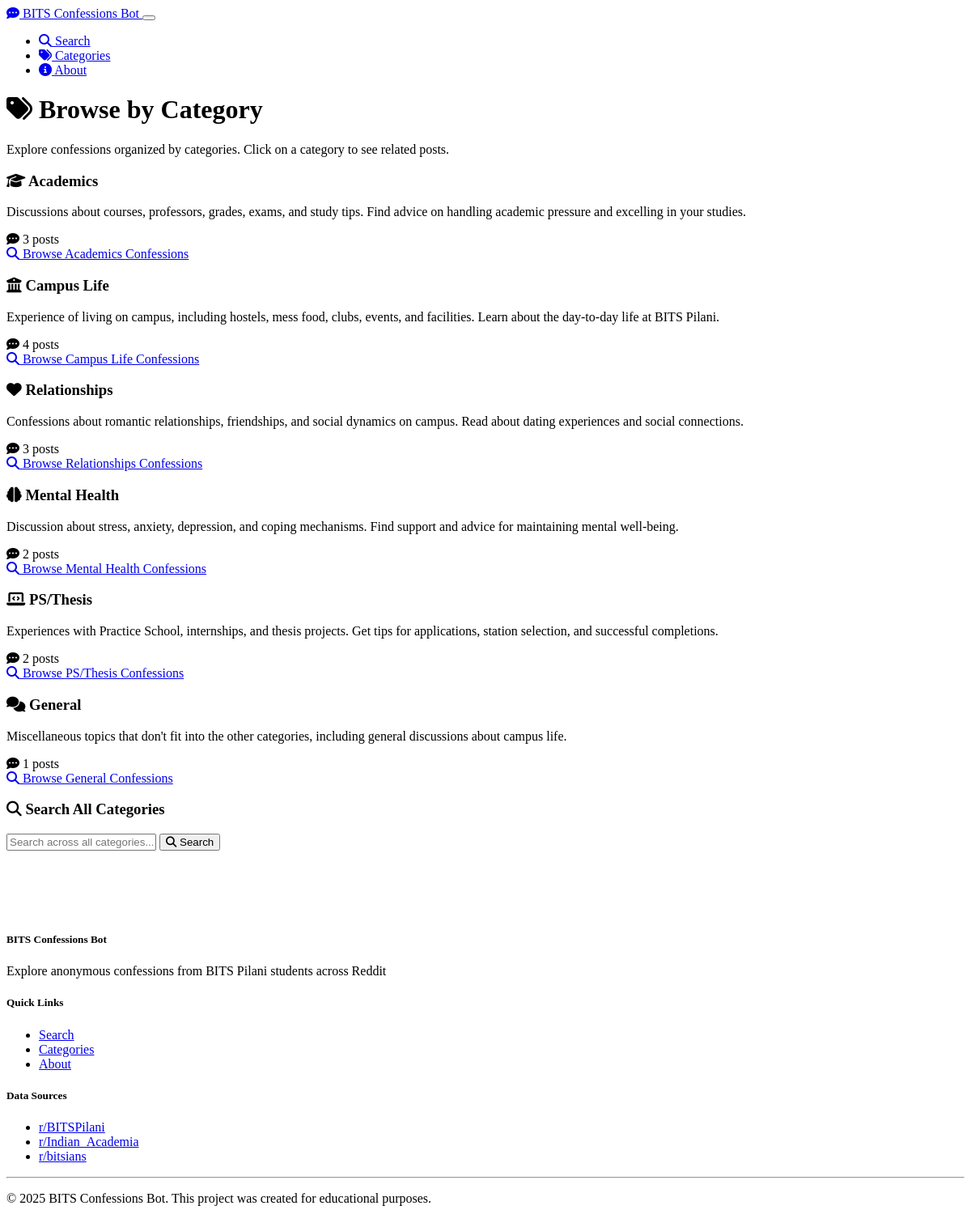
The page /categories on the database its author committed.
### models.py (models this page shows, shortened)
class Category(db.Model):
    id = db.Column(db.Integer, primary_key=True)
    name = db.Column(db.String(50), unique=True, nullable=False)

### app.py (the view)
@app.route('/categories')
def categories():
    categories = Category.query.all()
    category_data = []
    current_year = datetime.now().year
    for category in categories:
        confession_count = Confession.query.filter_by(category_id=category.id).count()
        category_data.append({
            'name': category.name,
            'id': category.id,
            'count': confession_count
        })
    return render_template('categories.html', categories=category_data, current_year=current_year)

### templates/categories.html (shortened to what this page needs)
{% extends "layout.html" %}
{% block content %}
<div class="row">
    <div class="col-12">
        <h1 class="mb-4">
            <i class="fas fa-tags me-2"></i> Browse by Category
        </h1>
        <p class="lead">
            Explore confessions organized by categories. Click on a category to see related posts.
        </p>
    </div>
</div>
<div class="row mt-4">
    {% for category in categories %}
    <div class="col-md-6 col-lg-4 mb-4">
        <div class="card h-100 category-card">
            <div class="card-header
                {% if category.name == 'Academics' %}bg-info
                {% elif category.name == 'Campus Life' %}bg-success
                {% elif category.name == 'Relationships' %}bg-danger
                {% elif category.name == 'Mental Health' %}bg-warning
                {% elif category.name == 'PS/Thesis' %}bg-primary
                {% else %}bg-secondary{% endif %} text-white">
                <h3 class="h5 mb-0">
                    {% if category.name == 'Academics' %}
                        <i class="fas fa-graduation-cap me-2"></i>
                    {% elif category.name == 'Campus Life' %}
                        <i class="fas fa-university me-2"></i>
                    {% elif category.name == 'Relationships' %}
                        <i class="fas fa-heart me-2"></i>
                    {% elif category.name == 'Mental Health' %}
                        <i class="fas fa-brain me-2"></i>
                    {% elif category.name == 'PS/Thesis' %}
                        <i class="fas fa-laptop-code me-2"></i>
                    {% else %}
                        <i class="fas fa-comments me-2"></i>
                    {% endif %}
                    {{ category.name }}
                </h3>
            </div>
            <div class="card-body">
                <p class="card-text">
                    {% if category.name == 'Academics' %}
                        Discussions about courses, professors, grades, exams, and study tips. Find advice on handling academic pressure and excelling in your studies.
                    {% elif category.name == 'Campus Life' %}
                        Experience of living on campus, including hostels, mess food, clubs, events, and facilities. Learn about the day-to-day life at BITS Pilani.
                    {% elif category.name == 'Relationships' %}
                        Confessions about romantic relationships, friendships, and social dynamics on campus. Read about dating experiences and social connections.
                    {% elif category.name == 'Mental Health' %}
                        Discussion about stress, anxiety, depression, and coping mechanisms. Find support and advice for maintaining mental well-being.
                    {% elif category.name == 'PS/Thesis' %}
                        Experiences with Practice School, internships, and thesis projects. Get tips for applications, station selection, and successful completions.
                    {% else %}
                        Miscellaneous topics that don't fit into the other categories, including general discussions about campus life.
                    {% endif %}
                </p>
                <div class="d-flex justify-content-between align-items-center">
                    <span class="badge bg-dark">
                        <i class="fas fa-comment-dots me-1"></i> {{ category.count }} posts
                    </span>
                </div>
            </div>
            <div class="card-footer">
                <a href="{{ url_for('search') }}?category={{ category.id }}" class="btn btn-outline-primary w-100">
                    <i class="fas fa-search me-1"></i> Browse {{ category.name }} Confessions
                </a>
            </div>
        </div>
    </div>
    {% endfor %}
</div>
<div class="row mt-5">
    <div class="col-lg-8 mx-auto">
        <div class="card">
            <div class="card-header bg-primary text-white">
                <h3 class="h4 mb-0">
                    <i class="fas fa-search me-2"></i> Search All Categories
                </h3>
            </div>
            <div class="card-body">
                <form action="{{ url_for('search') }}" method="post">
                    <div class="input-group">
                        <input type="text" class="form-control" name="query" placeholder="Search across all categories..." required>
                        <button type="submit" class="btn btn-primary">
                            <i class="fas fa-search me-1"></i> Search
                        </button>
                    </div>
                </form>
            </div>
        </div>
    </div>
</div>
{% endblock %}

### static/css/custom.css (style rules this page uses)
.category-card { transition: all 0.3s ease; cursor: pointer; height: 100%; }

### rows shown on the page
Category: name "Academics", count "3"
Category: name "Campus Life", count "4"
Category: name "Relationships", count "3"
Category: name "Mental Health", count "2"
Category: name "PS/Thesis", count "2"
Category: name "General", shows "Miscellaneous topics that don't fit into the other categories, including general discussions about campus life.", count "1"
